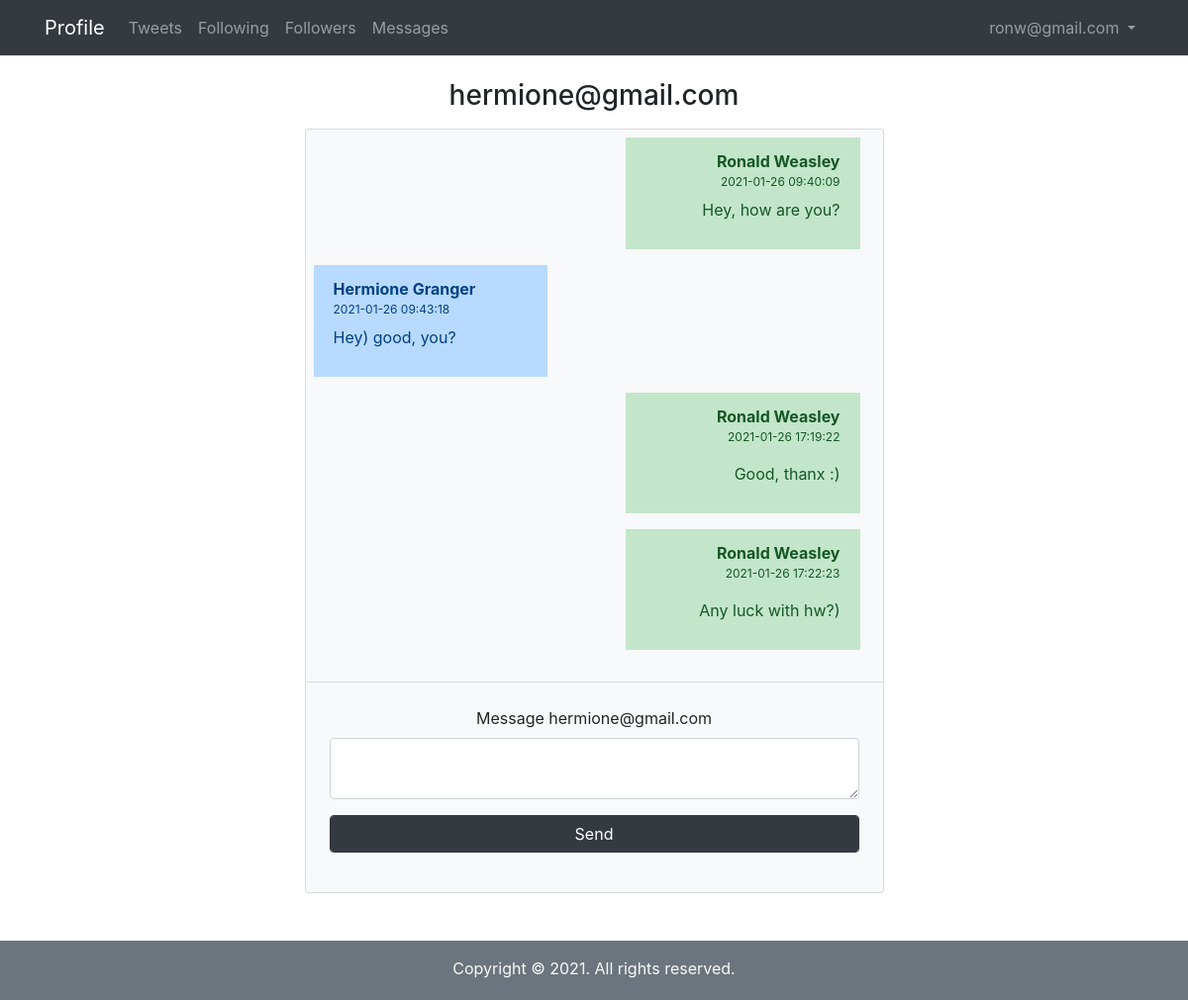
The page /dialog.php?id=32 (signed in) on the database its author committed.
### tables this page shows
CREATE TABLE `users` (
  `id` int(11) NOT NULL,
  `email` varchar(255) NOT NULL,
  `password` varchar(255) NOT NULL
);

CREATE TABLE `messages` (
  `id` int(11) NOT NULL,
  `user_id` int(11) NOT NULL,
  `sender_id` int(11) NOT NULL,
  `message_text` text NOT NULL,
  `sent_date` timestamp NOT NULL DEFAULT current_timestamp() ON UPDATE current_timestamp(),
  `user_active` varchar(20) NOT NULL,
  `sender_active` varchar(20) NOT NULL
);

CREATE TABLE `user_data` (
  `id` int(11) NOT NULL,
  `user_id` int(11) NOT NULL,
  `name` varchar(255) NOT NULL,
  `surname` varchar(255) NOT NULL,
  `gender` varchar(255) NOT NULL,
  `country` varchar(255) NOT NULL,
  `city` varchar(255) NOT NULL,
  `avatar` varchar(255) NOT NULL
);

### db.php (called while the page is built, shortened)
<?php
	try{
		$connection = new PDO("mysql:host=localhost;dbname=project_blog", "root", "");
	}catch(PDOException $e){
		echo $e->getMessage();
	}
?>
<?php
	function getUserById($id){
		global $connection;
		try{
			$query = $connection->prepare("SELECT * FROM users WHERE id = :id");
			$query->execute(array("id"=>$id));
			$result = $query->fetch();
			return $result;
		}catch(Exception $e){
			echo $e->getMessage();
		}
		return null;
	}
	function getAllMessages(){
		global $connection;
		try{
			$query = $connection->prepare("
				SELECT m.id, m.user_id, m.sender_id, m.message_text, m.sent_date, us.name, us.surname, us.avatar
				FROM messages m
				INNER JOIN user_data us ON us.user_id = m.sender_id
				ORDER BY m.sent_date ASC
			");
			$query->execute(array());
			return $query->fetchAll();
		}catch(Exception $e){
			echo $e->getMessage();
		}
		return null;
	}
?>

### user.php (called while the page is built, shortened)
<?php
	if(isset($_SESSION['CURRENT_USER'])){
		$CURRENT_USER = $_SESSION['CURRENT_USER'];
	}else{
		define("ONLINE", false);
	}
?>

### dialog.php (the view, shortened to what this page needs)
<?php
	require_once 'db.php';
	require_once 'user.php';
	if(ONLINE){
?>
<!DOCTYPE html>
<html>
<head>
	<link rel="stylesheet" href="https://cdn.jsdelivr.net/npm/bootstrap@4.5.3/dist/css/bootstrap.min.css">
</head>
<body>
	<?php include_once 'navbar.php' ?>
	<div class="row mt-4">
		<div class="offset-3 col-6">
			<?php
				if(isset($_GET['id']) && is_numeric($_GET['id'])){
					$user = getUserById($_GET['id']);
			?>
					<h3 class="text-center mb-3"><?php echo $user['email']; ?></h3>
					<div class="card bg-light">
						<ul class="list-group list-group-flush col-12 pb-4">
						<?php
							$messages = getAllMessages();
							if($messages!=null){
								foreach($messages as $message){
									if($message['user_id']===$CURRENT_USER['id'] && $message['sender_id'] === $_GET['id']){
						?>
										<li class="list-group-item list-group-item-action list-group-item-primary col-5 m-2 border-0">
											<div>
									    		<b><?php echo $message['name']." ".$message['surname']?></b>
									    		<p style="font-size: 12px; margin-bottom: 7px;"><?php echo $message['sent_date']; ?></p>
									    	<div>
									    		<p><?php echo htmlspecialchars_decode($message['message_text']); ?></p>
									    </li>
						<?php
									}
									if($message['user_id']===$_GET['id'] && $message['sender_id'] === $CURRENT_USER['id']){
						?>
								    	<div class="d-flex justify-content-end">
								    		<li class="list-group-item list-group-item-action list-group-item-success col-5 m-2 text-right border-0">
									    		<div>
										    		<b><?php echo $message['name']." ".$message['surname']?></b>
										    		<p style="font-size: 12px; margin-bottom: 7px;"><?php echo $message['sent_date']; ?></p>
										    	<div>
										    		<p><?php echo htmlspecialchars_decode($message['message_text']); ?></p>
										    </li>
										</div>
						<?php
									}
								}
							}else{
						?>
								<h3 class="text-center">NO MESSAGES</h3>
						<?php
							}
						?>
						</ul>
						<form class="bg-light p-4 rounded mb-3 text-center" action="toaddmessage.php" method="post">
							<label>Message <?php echo $user['email']; ?></label>
						   	<div class="form-group">
								<textarea class="form-control" name="message_text"></textarea>
							</div>
							<button type="submit" class="form-control btn btn-dark">Send</button>
						</form>
					</div>
			<?php
				}else{
			?>
					<h1 class="text-center">404 PAGE NOT FOUND</h1>
			<?php
				}
			?>
		</div>
	</div>
	<?php include_once 'footer.php' ?>
</body>
</html>
<?php
	}else{
		header("Location:login.php");
	}
?>

### rows shown on the page
users: email "hermione@gmail.com"
messages: user_data.name "Ronald", user_data.surname "Weasley", sent_date "2021-01-26 09:40:09", message_text "Hey, how are you?"
messages: user_data.name "Hermione", user_data.surname "Granger", sent_date "2021-01-26 09:43:18", message_text "Hey) good, you?"
messages: user_data.name "Ronald", user_data.surname "Weasley", sent_date "2021-01-26 17:19:22", message_text "Good, thanx :)"
messages: user_data.name "Ronald", user_data.surname "Weasley", sent_date "2021-01-26 17:22:23", message_text "Any luck with hw?)"

### other values the page prints
$CURRENT_USER['email'] "ronw@gmail.com"
Date("Y") "2021"
